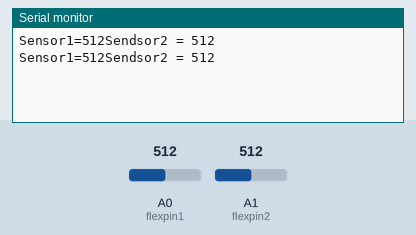
This sketch was run on a simulated Arduino Uno, built with avr-gcc and run on an emulated ATmega328P. Shown: the last lines printed to the serial monitor. The inputs (shaded band) are chosen by the test bench; at power-on: A1 (flexpin2) = 512, A0 (flexpin1) = 512. No radio packets arrive unless stated.

Above: at 2.8 s.
2.9 s: A1 (flexpin2) set to 716
At 3.8 s:
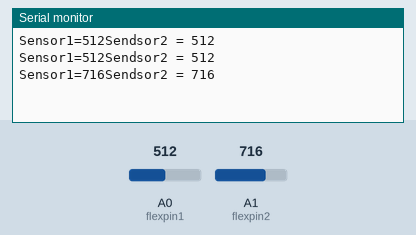
4.4 s: A1 (flexpin2) set to 900
At 5.8 s:
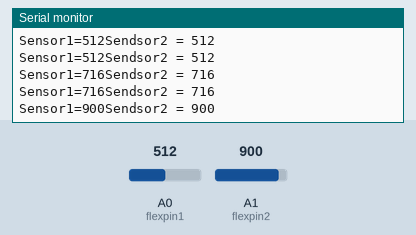
Timing chart, 0 to 7.4 s (numbered marks = the images above; inputs shaded):
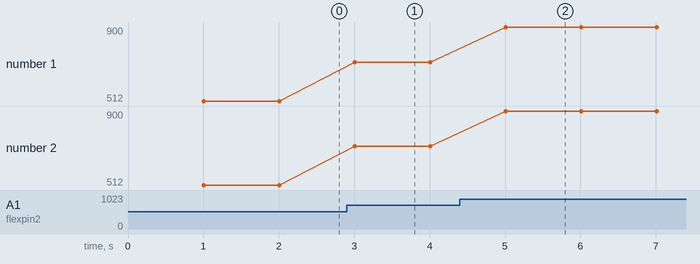

The sketch:

sketch_dec15c.ino
```cpp
#include <nRF24L01.h>
#include <printf.h>
#include <RF24.h>
#include <RF24_config.h>
RF24 radio(7, 8);
unsigned long currentMillis;
unsigned long prevMillis;
unsigned long txIntervalMillis = 1000; // send once per second
const byte address[6] = {"00002"};
const int flexpin1=A0;
const int flexpin2=A1;
struct MyStruct {
 int sensorVal1=0;
 int sensorVal2=0;
}myStruct;
void setup() {
  pinMode(flexpin1, INPUT);
  pinMode(flexpin2, INPUT);
   radio.begin();
   radio.setChannel(76);  //76 library default
   //RF24_PA_MIN, RF24_PA_LOW, RF24_PA_HIGH and RF24_PA_MAX
   radio.setPALevel(RF24_PA_HIGH);
   radio.setDataRate( RF24_250KBPS );
radio.openWritingPipe(address);
  Serial.begin(9600);
}
void loop() {
    currentMillis = millis();
   if (currentMillis - prevMillis >= txIntervalMillis)
   {
      send();
      Serial.print("Sensor1=");
      Serial.print(myStruct.sensorVal2);
      Serial.print("Sendsor2 = ");
      Serial.println(myStruct.sensorVal2);
      prevMillis = millis();
   }

}
void send()
{
   myStruct.sensorVal1 = analogRead(flexpin1);
   myStruct.sensorVal2 = analogRead(flexpin2);
   radio.write(&myStruct,sizeof(myStruct));
}
```

Measured:
- after the input at 2.9 s, the serial monitor: prints a new line after 0.11 s (image 1)
- after the input at 4.4 s, the serial monitor: prints a new line after 0.61 s (image 2)
- plotted number 1: 512 → 716 after the input at 2.9 s, 716 → 900 after the input at 4.4 s
- plotted number 2: 512 → 716 after the input at 2.9 s, 716 → 900 after the input at 4.4 s
